Frame 1 (no input): blank canvas, image omitted
Frame 60 (the mouse pressed at the canvas centre just before this capture): blank canvas, image omitted
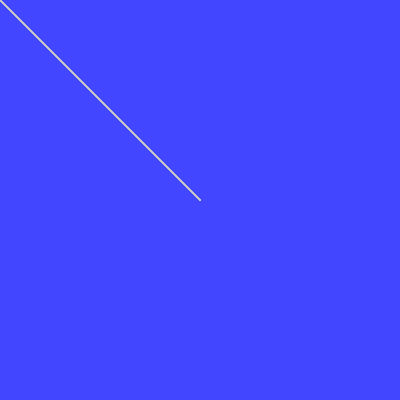
Frame 120 (the mouse held since frame 60 and released just before this capture)

The Processing sketch whose frames 1 and 60 were blank and that drew this single picture after the mouse press (run headless with seeded random() and noise(); from frame 60 on, the mouse is pressed at the canvas centre):

// Processing sketch: sketch_190605azul
// ── sketch_190605azul.pde
 void setup() {
       size(400, 400);
       stroke(200);
       background(67,70, 627);
     } 

     void draw() {
       line(2,2, mouseX, mouseY);
     }
 
